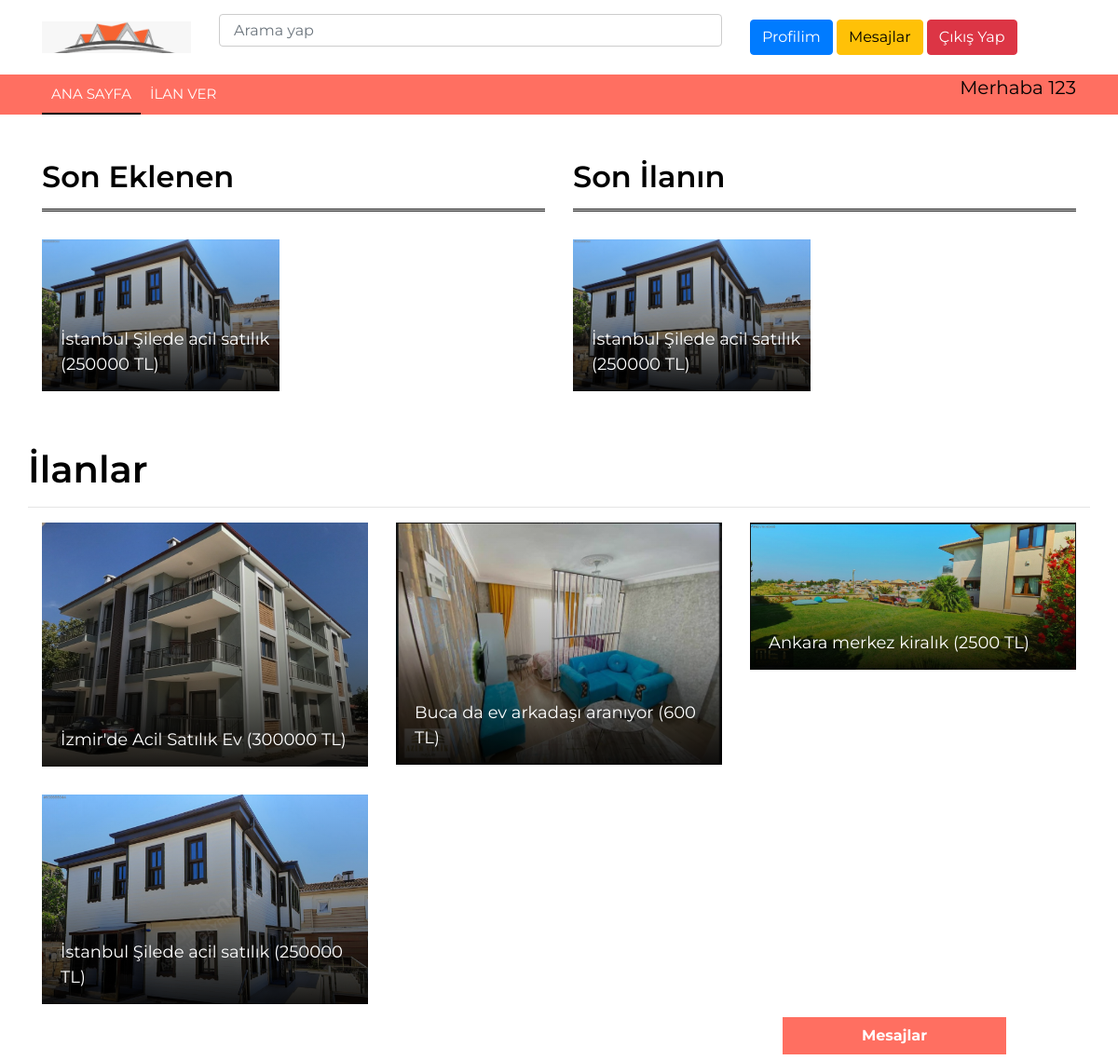
Screenshot of /index.php (signed in) with the database file from the repository.
### tables this page shows
CREATE TABLE `ilanlar` (
  `id` int(11) NOT NULL,
  `addusername` varchar(255) NOT NULL,
  `email` varchar(255) NOT NULL,
  `serial` varchar(255) NOT NULL,
  `ilan_isim` varchar(255) NOT NULL,
  `ilan_bölge` varchar(255) NOT NULL,
  `ilan_sehir` varchar(255) NOT NULL,
  `ilan_fiyat` int(11) NOT NULL,
  `ilan_oda` varchar(255) NOT NULL,
  `ilan_tip` varchar(255) NOT NULL,
  `ilan_kira` varchar(255) NOT NULL,
  `ilan_atip` varchar(255) NOT NULL,
  `ilan_esya` varchar(255) NOT NULL,
  `ilan_resim` varchar(255) NOT NULL,
  `ilan_mes` varchar(255) NOT NULL
);

### index.php (the view, shortened to what this page needs)
<?php include 'header.php'; ?>
        <div class="cat-news">
            <div class="container">
                <div class="row">
                    <div class="col-md-6">
                        <br>
                        <br>
                        <h2>Son Eklenen</h2>
                        <div class="row cn-slider">
                            <?php
                $query = $db -> query("SELECT * FROM ilanlar")->fetch();
                if ($query) {
                    $sorgu = $db -> prepare("SELECT * FROM `ilanlar` ORDER BY id DESC LIMIT 0,1");
                    $sorgu -> execute([]);
                    while ($cikti = $sorgu->fetch(PDO::FETCH_ASSOC)): ?>
                            <div class="col-md-6">
                            <div class="cn-img">
                                <img src="<?php echo $cikti['ilan_resim']; ?>" />
                                <div class="cn-title">
                                <a href="ilan.php?id=<?php echo $cikti["id"]; ?>"><?php echo $cikti['ilan_isim']; ?> (<?php echo $cikti['ilan_fiyat']; ?> TL)</a>
                                </div>
                            </div>
                        </div>
                      <?php endwhile; ?>
                    <?php }else{ ?>
                  <center><h5>Hiç ilan yok, ilk ilanı sen ver!</h5></center>
                <?php } ?>
                        </div>
                    </div>
                    <div class="col-md-6">
                        <br>
                        <br>
                        <h2>Son İlanın</h2>
                        <div class="row cn-slider">
                        <?php
                            $username = $_SESSION['user']['username'];
                            $query = $db -> query("SELECT * FROM ilanlar WHERE addusername = '$username'")->fetch();
                            if ($query) {
                                $db->exec("SET NAMES utf8");
                                $db->setAttribute(PDO::ATTR_ERRMODE, PDO::ERRMODE_EXCEPTION);
                                $sorgu = $db -> prepare("SELECT * FROM `ilanlar` WHERE addusername = ? ORDER BY id DESC LIMIT 0,1");
                                $sorgu -> execute([$username]);
                                while ($cikti = $sorgu->fetch(PDO::FETCH_ASSOC)) { ?>
                                    <div class="col-md-6">
                                    <div class="cn-img">
                                        <img src="<?php echo $cikti['ilan_resim']; ?>" />
                                        <div class="cn-title">
                                            <a href="ilan.php?id=<?php echo $cikti["id"]; ?>"><?php echo $cikti['ilan_isim']; ?> (<?php echo $cikti['ilan_fiyat']; ?> TL)</a>
                                        </div>
                                    </div>
                                </div>
                                 <?php
                                }
                            }else {
                                echo '<center><h5>Hiç ilanın yok, ilk ilanını ver!</h5></center>';
                            }
                            ?>
                        </div>
                    </div>
        <div class="main-news">
            <h1>İlanlar</h1>
            <hr>
            <div class="container">
                <div class="row">
                    <div class="col-lg-12">
                        <div class="row">
                            <?php
                            $query = $db -> query("SELECT * FROM ilanlar")->fetch();
                            if ($query) {
                                $db->exec("SET NAMES utf8");
                                $db->setAttribute(PDO::ATTR_ERRMODE, PDO::ERRMODE_EXCEPTION);
                                $sorgu = $db -> prepare("SELECT * FROM `ilanlar`");
                                $sorgu -> execute([]);
                                while ($cikti = $sorgu->fetch(PDO::FETCH_ASSOC)) {
                                    echo '
                                    <div class="col-md-4">
                                    <div class="cn-img">
                                    <img src="',$cikti['ilan_resim'],'" />
                                    <div class="cn-title">
                                        <a href="ilan.php?id=',$cikti["id"],'">',$cikti['ilan_isim'],' (',$cikti['ilan_fiyat'],' TL)</a>
                                    </div>
                                </div>
                                </div>
                                ';
                                }
                            }else {
                                echo '<center><h5>Hiç ilan yok, ilk ilanını ver!</h5></center>';
                            }
                            ?>
                        </div>
                    </div>
                </div>
            </div>
        </div>
    </body>
  </html>

### css/style.css (style rules this page uses)
body { color: #000000; font-family: 'Montserrat', sans-serif; font-weight: 400; background: #ffffff; }
a { color: #FF6F61; transition: 0.5s; }
h1, h2, h3, h4, h5, h6 { margin: 0 0 15px 0; padding: 0; color: #000000; font-weight: 600; }
.cat-news { position: relative; width: 100%; padding: 0; }
.cat-news .col-md-6 { margin-bottom: 30px; }
.cat-news h2 { color: #000000; margin-bottom: 30px; padding-bottom: 15px; border-bottom: 3px double #000000; }
.cat-news .cn-img { position: relative; overflow: hidden; }
.cat-news .cn-img img { width: 100%; }
.cat-news .cn-title { position: absolute; top: 0; right: 0; bottom: 0; left: 0; padding: 15px 10px 15px 20px; background-image: linear-gradient(rgba(0, 0, 0, .0), rgba(0, 0, 0, .3), rgba(0, 0, 0, .9)); display: flex; align-items: flex-end; }
.cat-news .cn-title a { display: block; width: 100%; color: #ffffff; font-size: 18px; font-weight: 400; transition: .3s; }
.main-news { position: relative; width: 100%; margin-bottom: 30px; }
.main-news .col-md-4 { margin-bottom: 30px; }

### rows the page displays
ilanlar: ilan_resim (picture), ilan_isim "İstanbul Şilede acil satılık", ilan_fiyat "250000"
ilanlar: ilan_resim (picture), ilan_isim "İzmir'de Acil Satılık Ev", ilan_fiyat "300000"
ilanlar: ilan_resim (picture), ilan_isim "Buca da ev arkadaşı aranıyor", ilan_fiyat "600"
ilanlar: ilan_resim (picture), ilan_isim "Ankara merkez kiralık", ilan_fiyat "2500"

### other values shown
$_SESSION['user']['username'] "123"
